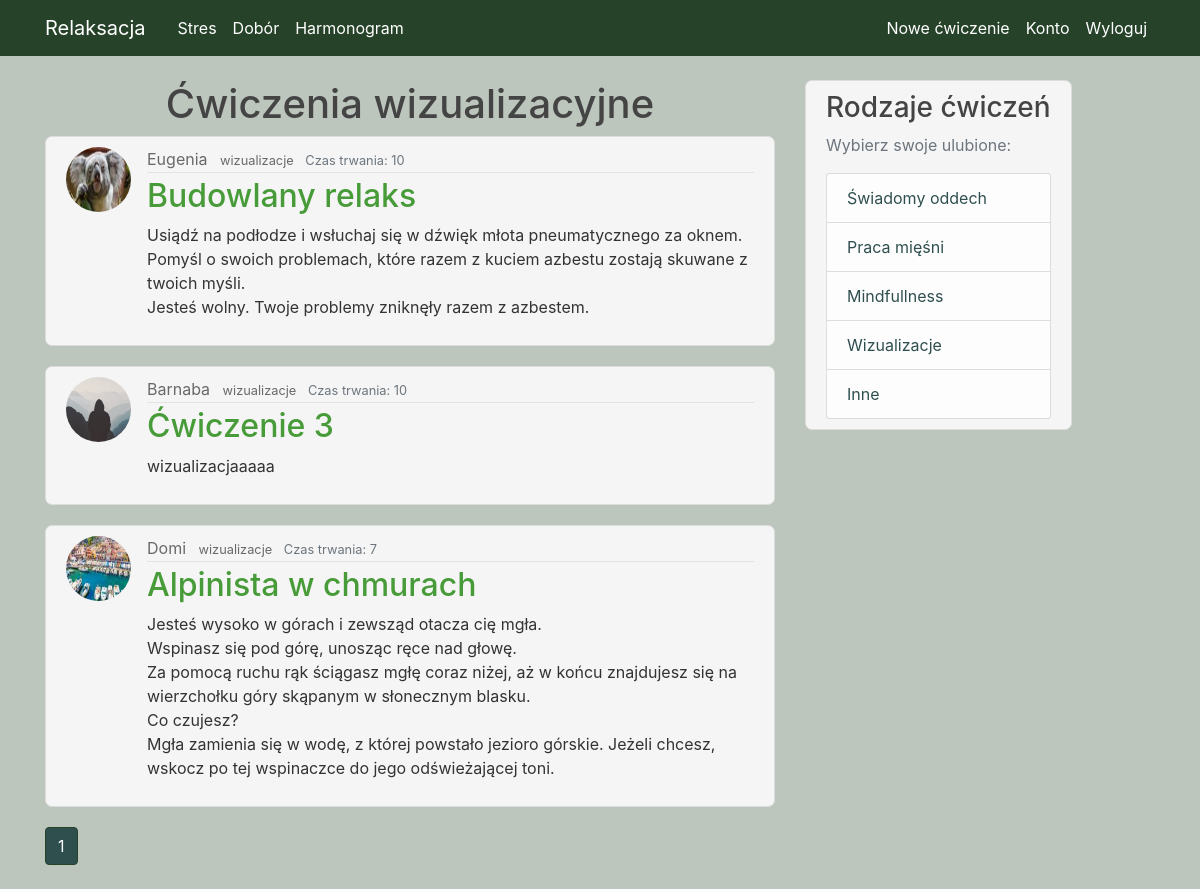
Page /wizualizacje (signed in) on the committed database.
### Relaks/models.py (models this page shows, shortened)
class Post(db.Model):
    id = db.Column(db.Integer, primary_key=True, autoincrement=True)
    name = db.Column(db.String(100), nullable=True)
    category = db.Column(db.String(100), nullable=True)
    time = db.Column(db.Integer, nullable=True)
    content = db.Column(db.Text, nullable=True)
    user_id = db.Column(db.Integer, db.ForeignKey('user.id'), nullable=False)

class User(db.Model, UserMixin):
    id = db.Column(db.Integer, primary_key=True)
    username = db.Column(db.String(20), unique=True, nullable=False)
    email = db.Column(db.String(120), unique=True, nullable=False)
    image_file = db.Column(db.String(20), nullable=False, default='default.jpg')
    password = db.Column(db.String(60), nullable=False)
    posts = db.relationship('Post', backref='author', lazy=True)

### Relaks/routes.py (the view)
@app.route("/wizualizacje", methods=['GET', 'POST'])
@login_required
def wizualizacje():
    page = request.args.get('page', 1, type=int)
    post = Post.query.filter(
        Post.category == 'wizualizacje').paginate(page=page, per_page=3)
    return render_template('wizualizacje.html', title='Wizualizacje', post=post)

### Relaks/models.py (called while the page is built)
@login_manager.user_loader
def load_user(user_id):
    return User.query.get(int(user_id))

### Relaks/templates/wizualizacje.html (shortened to what this page needs)
{% extends "layout.html" %}
{% block content %}
    <h1 style="text-align: center" > Ćwiczenia wizualizacyjne </h1>
     {% for post in post.items %}
          <article class="media content-section">
          <img class="rounded-circle article-img" src="{{ url_for('static', filename='photo/' + post.author.image_file) }}">
          <div class="media-body">
            <div class="article-metadata">
               <a class="mr-2" href="{{ url_for('user_posts', username=post.author.username) }}">{{ post.author.username }}</a>
              <small class="article-category">
          <a
            class="mr-2"
            href="{{ url_for('wizualizacje', category=post.category) }}"
            >{{ post.category }}</a>
                </small>
                <small class="text-muted">Czas trwania: {{ post.time }}</small>
            </div>
            <h2> <a class="article-title" href="{{ url_for('post', post_id=post.id) }}">{{ post.name}}</a> </h2>
            <p class="article-content">{{ post.content }}</p>
          </div>
        </article>
    {% endfor %}
      {% for page_num in post.iter_pages(left_edge=1, right_edge=1, left_current=1, right_current=2) %}
        {% if page_num %}
            {% if post.page == page_num %}
                <a class="btn btn-info mb-4" style="background-color: darkslategrey; border-color: #26432a" href="{{ url_for('wizualizacje', page=page_num)  }}"> {{ page_num }}</a>
             {% else %}
                <a class="btn btn-outline-info mb-4" style="background-color: darkslategrey; border-color: #26432a; " href="{{ url_for('wizualizacje', page=page_num)  }}"> {{ page_num }}</a>
             {% endif %}
        {% endif %}
    {% endfor %}
{% endblock content %}

### Relaks/static/main.css (style rules this page uses)
body { background-color: #bdc6bd; color: #333333; margin-top: 5rem; }
h1, h2, h3, h4, h5, h6 { color: #444444; }
.content-section { background-color: whitesmoke; padding: 10px 20px; border: 1px solid #dddddd; border-radius: 7px; margin-bottom: 20px; }
.article-title { color: #489b39; }
.article-content { white-space: pre-line; background-color: whitesmoke; }
.article-img { height: 65px; width: 65px; margin-right: 16px; }
.article-metadata { padding-bottom: 1px; margin-bottom: 4px; border-bottom: 1px solid #e3e3e3; color: #444444; }
.btn { background-color: #26432a; }
.mr-2 { color: dimgrey; }

### rows in the picture
Post: image_file (picture), author.username "Eugenia", category "wizualizacje", time "10", name "Budowlany relaks", content "Usiądź na podłodze i wsłuchaj się w dźwięk młota pneumatycznego za oknem. Pomyśl o swoich problemach, które razem z kuciem azbestu zostają skuwane z twoich myśli. Jesteś wolny. Twoje problemy zniknęły razem z azbestem."
Post: image_file (placeholder picture), author.username "Barnaba", category "wizualizacje", time "10", name "Ćwiczenie 3", content "wizualizacjaaaaa"
Post: image_file (picture), author.username "Domi", category "wizualizacje", time "7", name "Alpinista w chmurach", content "Jesteś wysoko w górach i zewsząd otacza cię mgła. Wspinasz się pod górę, unosząc ręce nad głowę. Za pomocą ruchu rąk ściągasz mgłę coraz niżej, aż w końcu znajdujesz się na wierzchołku góry skąpanym w słonecznym blasku. Co czujesz? Mgła zamienia się w wodę, z której powstało jezioro górskie. Jeżeli chcesz, wskocz po tej wspinaczce do jego odświeżającej toni."

### other values in the picture
{{ page_num }} "1"
